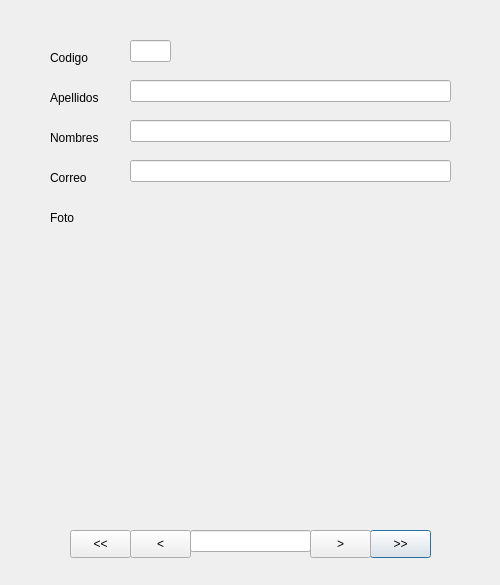
<?xml version="1.0" encoding="UTF-8"?>
<ui version="4.0">
 <class>dlgDemo16</class>
 <widget class="QDialog" name="dlgDemo16">
  <property name="geometry">
   <rect>
    <x>0</x>
    <y>0</y>
    <width>500</width>
    <height>585</height>
   </rect>
  </property>
  <property name="acceptDrops">
   <bool>false</bool>
  </property>
  <property name="windowTitle">
   <string>Demo16: Consulta Desconectada de Varios Alumno con Fotos en FSC</string>
  </property>
  <widget class="QLabel" name="lblCodigo">
   <property name="geometry">
    <rect>
     <x>50</x>
     <y>50</y>
     <width>55</width>
     <height>16</height>
    </rect>
   </property>
   <property name="text">
    <string>Codigo</string>
   </property>
  </widget>
  <widget class="QLabel" name="lblApellidos">
   <property name="geometry">
    <rect>
     <x>50</x>
     <y>90</y>
     <width>55</width>
     <height>16</height>
    </rect>
   </property>
   <property name="text">
    <string>Apellidos</string>
   </property>
  </widget>
  <widget class="QLineEdit" name="txtApellidos">
   <property name="geometry">
    <rect>
     <x>130</x>
     <y>80</y>
     <width>321</width>
     <height>22</height>
    </rect>
   </property>
   <property name="readOnly">
    <bool>true</bool>
   </property>
  </widget>
  <widget class="QLabel" name="lblNombres">
   <property name="geometry">
    <rect>
     <x>50</x>
     <y>130</y>
     <width>55</width>
     <height>16</height>
    </rect>
   </property>
   <property name="text">
    <string>Nombres</string>
   </property>
  </widget>
  <widget class="QLineEdit" name="txtNombres">
   <property name="geometry">
    <rect>
     <x>130</x>
     <y>120</y>
     <width>321</width>
     <height>22</height>
    </rect>
   </property>
   <property name="readOnly">
    <bool>true</bool>
   </property>
  </widget>
  <widget class="QLabel" name="lblCorreo">
   <property name="geometry">
    <rect>
     <x>50</x>
     <y>170</y>
     <width>55</width>
     <height>16</height>
    </rect>
   </property>
   <property name="text">
    <string>Correo</string>
   </property>
  </widget>
  <widget class="QLineEdit" name="txtCorreo">
   <property name="geometry">
    <rect>
     <x>130</x>
     <y>160</y>
     <width>321</width>
     <height>22</height>
    </rect>
   </property>
   <property name="readOnly">
    <bool>true</bool>
   </property>
  </widget>
  <widget class="QLabel" name="lblFoto">
   <property name="geometry">
    <rect>
     <x>50</x>
     <y>210</y>
     <width>55</width>
     <height>16</height>
    </rect>
   </property>
   <property name="text">
    <string>Foto</string>
   </property>
  </widget>
  <widget class="QLabel" name="imgFoto">
   <property name="geometry">
    <rect>
     <x>130</x>
     <y>200</y>
     <width>321</width>
     <height>291</height>
    </rect>
   </property>
   <property name="text">
    <string/>
   </property>
   <property name="scaledContents">
    <bool>true</bool>
   </property>
  </widget>
  <widget class="QPushButton" name="btnUltimo">
   <property name="geometry">
    <rect>
     <x>370</x>
     <y>530</y>
     <width>61</width>
     <height>28</height>
    </rect>
   </property>
   <property name="text">
    <string>&gt;&gt;</string>
   </property>
  </widget>
  <widget class="QPushButton" name="btnPrimero">
   <property name="geometry">
    <rect>
     <x>70</x>
     <y>530</y>
     <width>61</width>
     <height>28</height>
    </rect>
   </property>
   <property name="text">
    <string>&lt;&lt;</string>
   </property>
  </widget>
  <widget class="QPushButton" name="btnAnterior">
   <property name="geometry">
    <rect>
     <x>130</x>
     <y>530</y>
     <width>61</width>
     <height>28</height>
    </rect>
   </property>
   <property name="text">
    <string>&lt;</string>
   </property>
  </widget>
  <widget class="QPushButton" name="btnSiguiente">
   <property name="geometry">
    <rect>
     <x>310</x>
     <y>530</y>
     <width>61</width>
     <height>28</height>
    </rect>
   </property>
   <property name="text">
    <string>&gt;</string>
   </property>
  </widget>
  <widget class="QLineEdit" name="txtPosicion">
   <property name="geometry">
    <rect>
     <x>190</x>
     <y>530</y>
     <width>121</width>
     <height>22</height>
    </rect>
   </property>
   <property name="alignment">
    <set>Qt::AlignCenter</set>
   </property>
   <property name="readOnly">
    <bool>true</bool>
   </property>
  </widget>
  <widget class="QLineEdit" name="txtCodigo">
   <property name="geometry">
    <rect>
     <x>130</x>
     <y>40</y>
     <width>41</width>
     <height>22</height>
    </rect>
   </property>
   <property name="readOnly">
    <bool>true</bool>
   </property>
  </widget>
 </widget>
 <resources/>
 <connections/>
</ui>
